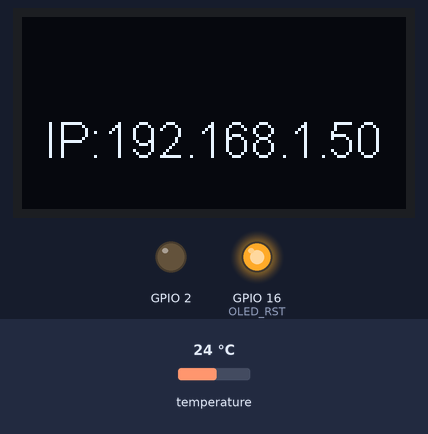
Recording of a program running on a simulated ESP32. Shown: 128×64 one-colour display, output pins drawn as LEDs (lit = HIGH). The test bench sets the inputs (shaded band); at power-on: temperature 24 °C. WiFi joins after 1.5 s; servers stay silent unless stated; random numbers use the default seed unless the program sets one; no MQTT or app messages arrive unless stated; what the program prints to the serial monitor is not drawn.

Above: at 3.8 s.
At 5.9 s:
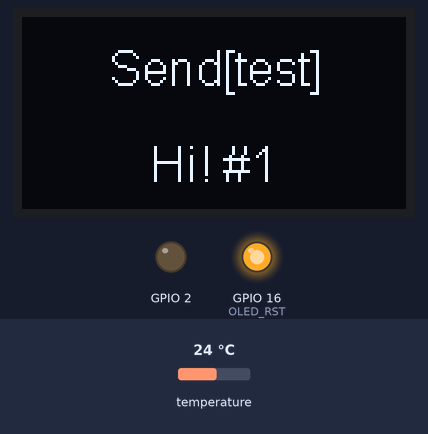
At 19.9 s:
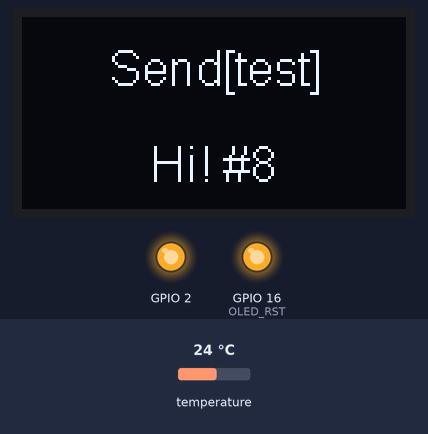
At 35.9 s:
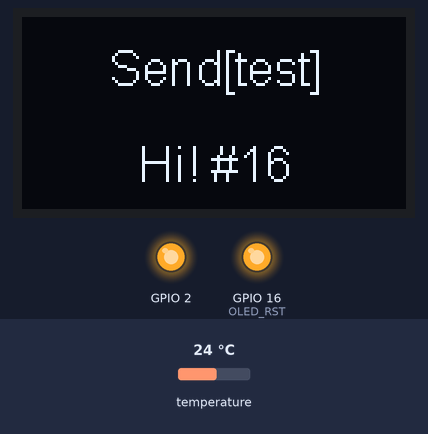
Timing chart, 0 to 40.0 s (numbered marks = the images above):
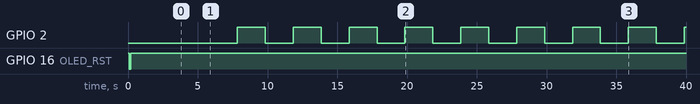

The program:

main.cpp
```cpp
#include <OneWire.h>
#include <DallasTemperature.h>
#include <WiFi.h>
#include <PubSubClient.h>

#include "board_def.h"

#define SENDER

// OLED config
OLED_CLASS_OBJ display(OLED_ADDRESS, OLED_SDA, OLED_SCL);

// Wifi config
#define WIFI_SSID "Aquaris U Plus - Marcel"
#define WIFI_PASSWORD "c1044697adb2"

// MQTT server
//const char *mqtt_server = "iot.eclipse.org";
//const char *mqtt_server = "test.mosquitto.org";
//const char *mqtt_server = "broker.mqtt-dashboard.com";
const char *mqtt_server = "desplega.com";
//const char *mqtt_server = "mqtt.desplega.com";

WiFiClient espClient;
PubSubClient client(espClient);
long lastMsg = 0;
char msg[50];
int value = 0;

#define MSG_LENGTH 16
void callback(char *topic, byte *payload, unsigned int length)
{
    Serial.print("Message arrived [");
    Serial.print(topic);
    Serial.print("] ");
    char str[MSG_LENGTH]; // Limit incoming message to 10 characters
    int i = 0;
    while (i < length && i < (MSG_LENGTH - 1))
    {
        str[i] = (char)payload[i];
        i++;
    }
    str[i] = '\0';

    Serial.print(str);
    Serial.println();

    // Show message in OLED
    display.clear();
    display.drawString(display.getWidth() / 2, display.getHeight() / 2 - 24, "Rcv[" + String(topic) + "]");
    display.drawString(display.getWidth() / 2, display.getHeight() / 2 + 8, String(str));
    display.display();
}

void reconnect()
{
    // Loop until we're reconnected
    while (!client.connected())
    {
        Serial.print("Attempting MQTT connection...");
        // Create a random client ID
        String clientId = "ESP32Client-";
        clientId += String(random(0xffff), HEX);
        // Attempt to connect
        if (client.connect(clientId.c_str()))
        {
            Serial.println("connected");
            // Once connected, publish an announcement...
#ifdef SENDER
            client.publish("test", "Hi!");
#else
            // ... and resubscribe
            client.subscribe("test");
#endif
        }
        else
        {
            Serial.print("failed, rc=");
            Serial.print(client.state());
            Serial.println(" try again in 5 seconds");
            // Wait 5 seconds before retrying
            delay(5000);
        }
    }
}

// Data wire is plugged into port 2 on the Arduino
#define ONE_WIRE_BUS 23
#define TEMPERATURE_PRECISION 9 // Lower resolution

// Setup a oneWire instance to communicate with any OneWire devices (not just Maxim/Dallas temperature ICs)
OneWire oneWire(ONE_WIRE_BUS);

// Pass our oneWire reference to Dallas Temperature.
DallasTemperature sensors(&oneWire);

int numberOfDevices; // Number of temperature devices found

DeviceAddress tempDeviceAddress; // We'll use this variable to store a found device address

// function to print a device address
void printAddress(DeviceAddress deviceAddress)
{
    for (uint8_t i = 0; i < 8; i++)
    {
        if (deviceAddress[i] < 16)
            Serial.print("0");
        Serial.print(deviceAddress[i], HEX);
    }
}

void setup(void)
{
    pinMode(BUILTIN_LED, OUTPUT); // Initialize the BUILTIN_LED pin as an output

    // OLED config
    if (OLED_RST > 0)
    {
        pinMode(OLED_RST, OUTPUT);
        digitalWrite(OLED_RST, HIGH);
        delay(100);
        digitalWrite(OLED_RST, LOW);
        delay(100);
        digitalWrite(OLED_RST, HIGH);
    }

    Serial.println("VSC compilation");

    // Init OLED
    display.init();
    display.flipScreenVertically();
    display.clear();
    display.setFont(ArialMT_Plain_16);
    display.setTextAlignment(TEXT_ALIGN_CENTER);
    delay(2000);

    // Start serial port
    Serial.begin(115200);
    Serial.println("Dallas Temperature IC Control Library and WiFi Demo");

    // Init WiFi
    WiFi.begin(WIFI_SSID, WIFI_PASSWORD);
    if (WiFi.waitForConnectResult() != WL_CONNECTED)
    {
        display.clear();
        Serial.println("WiFi Connect Fail");
        display.drawString(display.getWidth() / 2, display.getHeight() / 2, "WiFi Connect Fail");
        display.display();
        delay(2000);
        esp_restart();
    }
    Serial.print("Connected: ");
    Serial.println(WiFi.SSID());
    Serial.print("IP: ");
    Serial.println(WiFi.localIP().toString());
    display.clear();
    display.drawString(display.getWidth() / 2, display.getHeight() / 2, "IP:" + WiFi.localIP().toString());
    display.display();
    delay(2000);

    // Init MQTT
    client.setServer(mqtt_server, 1883);
    client.setCallback(callback);

    // Start up the Dallas Temperature library
    sensors.begin();

    // Grab a count of devices on the wire
    numberOfDevices = sensors.getDeviceCount(); // This function doesn't work :(
    //numberOfDevices = 2;

    // Display in OLED
    if (numberOfDevices > 0)
    {
        display.clear();
        display.drawString(display.getWidth() / 2 - 22, display.getHeight() / 2 - 32, "Devices: " + String(numberOfDevices));
        display.display();
    }

    // locate devices on the bus
    Serial.print("Locating devices...");

    Serial.print("Found ");
    Serial.print(numberOfDevices, DEC);
    Serial.println(" devices.");

    // report parasite power requirements
    Serial.print("Parasite power is: ");
    if (sensors.isParasitePowerMode())
        Serial.println("ON");
    else
        Serial.println("OFF");

    // Loop through each device, print out address
    for (int i = 0; i < numberOfDevices; i++)
    {
        // Search the wire for address
        if (sensors.getAddress(tempDeviceAddress, i))
        {
            Serial.print("Found device ");
            Serial.print(i, DEC);
            Serial.print(" with address: ");
            printAddress(tempDeviceAddress);
            Serial.println();

            Serial.print("Setting resolution to ");
            Serial.println(TEMPERATURE_PRECISION, DEC);

            // set the resolution to TEMPERATURE_PRECISION bit (Each Dallas/Maxim device is capable of several different resolutions)
            sensors.setResolution(tempDeviceAddress, TEMPERATURE_PRECISION);

            Serial.print("Resolution actually set to: ");
            Serial.print(sensors.getResolution(tempDeviceAddress), DEC);
            Serial.println();
        }
        else
        {
            Serial.print("Found ghost device at ");
            Serial.print(i, DEC);
            Serial.println(" but could not detect address. Check power and cabling");
        }
    }
}

// function to print the temperature for a device
void printTemperature(DeviceAddress deviceAddress, int tIndex)
{
    // Get temperature
    float tempC = sensors.getTempC(deviceAddress);
    Serial.print("Temp C: ");
    Serial.print(tempC);

    // Print data to OLED
    if (tIndex == 0)
    {
        display.clear();
        display.drawString(display.getWidth() / 2 - 22, display.getHeight() / 2 - 32, "Devices: " + String(numberOfDevices));
        display.drawString(display.getWidth() / 2, display.getHeight() / 2 - 4, "Temp 1: " + String(tempC) + " C");
    }
    else
    {
        display.drawString(display.getWidth() / 2, display.getHeight() / 2 + 16, "Temp 2: " + String(tempC) + " C");
        display.display();
    }
}

int uniqueLoop = 1;
void loop(void)
{
    // MQTT loop
    if (!client.connected())
    {
        reconnect();
    }
    client.loop();

#ifdef SENDER
    long now = millis();
    if (now - lastMsg > 2000)
    {
        lastMsg = now;
        ++value;
        snprintf(msg, 50, "Hi! #%ld", (long int)value);
        Serial.print("Publish message: ");
        Serial.println(msg);
        client.publish("test", msg);

        // Show message in OLED
        display.clear();
        display.drawString(display.getWidth() / 2, display.getHeight() / 2 - 24, "Send[test]");
        display.drawString(display.getWidth() / 2, display.getHeight() / 2 + 8, String(msg));
        display.display();

        // Toggle BUILTIN led
        if (value % 2 == 0)
        {
            digitalWrite(BUILTIN_LED, HIGH); // Turn the LED on
        }
        else
        {
            digitalWrite(BUILTIN_LED, LOW); // Turn the LED off
        }
    }
#endif

    // Get temperature and display it to OLED
    if (uniqueLoop)
    {
        // call sensors.requestTemperatures() to issue a global temperature
        // request to all devices on the bus
        Serial.print("Requesting temperatures...");
        sensors.requestTemperatures(); // Send the command to get temperatures
        Serial.println("DONE");

        // Loop through each device, print out temperature data
        for (int i = 0; i < numberOfDevices; i++)
        {
            // Search the wire for address
            if (sensors.getAddress(tempDeviceAddress, i))
            {
                // Output the device ID
                Serial.print("Temperature for device: ");
                Serial.println(i, DEC);

                // It responds almost immediately. Let's print out the data
                printTemperature(tempDeviceAddress, i); // Use a simple function to print out the data
            }
            //else ghost device! Check your power requirements and cabling
        }
        uniqueLoop = 0;
    }
}
```

board_def.h
```cpp
#include <Arduino.h>

#include <Wire.h>
#include "SSD1306Wire.h"
#define OLED_CLASS_OBJ  SSD1306Wire
#define OLED_ADDRESS    0x3C
#define OLED_SDA    4
#define OLED_SCL    15
#define OLED_RST    16
#define CONFIG_MOSI 27
#define CONFIG_MISO 19
#define CONFIG_CLK  5
#define CONFIG_NSS  18
#define CONFIG_RST  14
#define CONFIG_DIO0 26
```

Measured:
- by itself, GPIO 2: alternates HIGH for 2.0 s and LOW for 2.0 s
- what the display in image 0 shows lasts 2.1 s, from 3.7 s to 5.8 s
